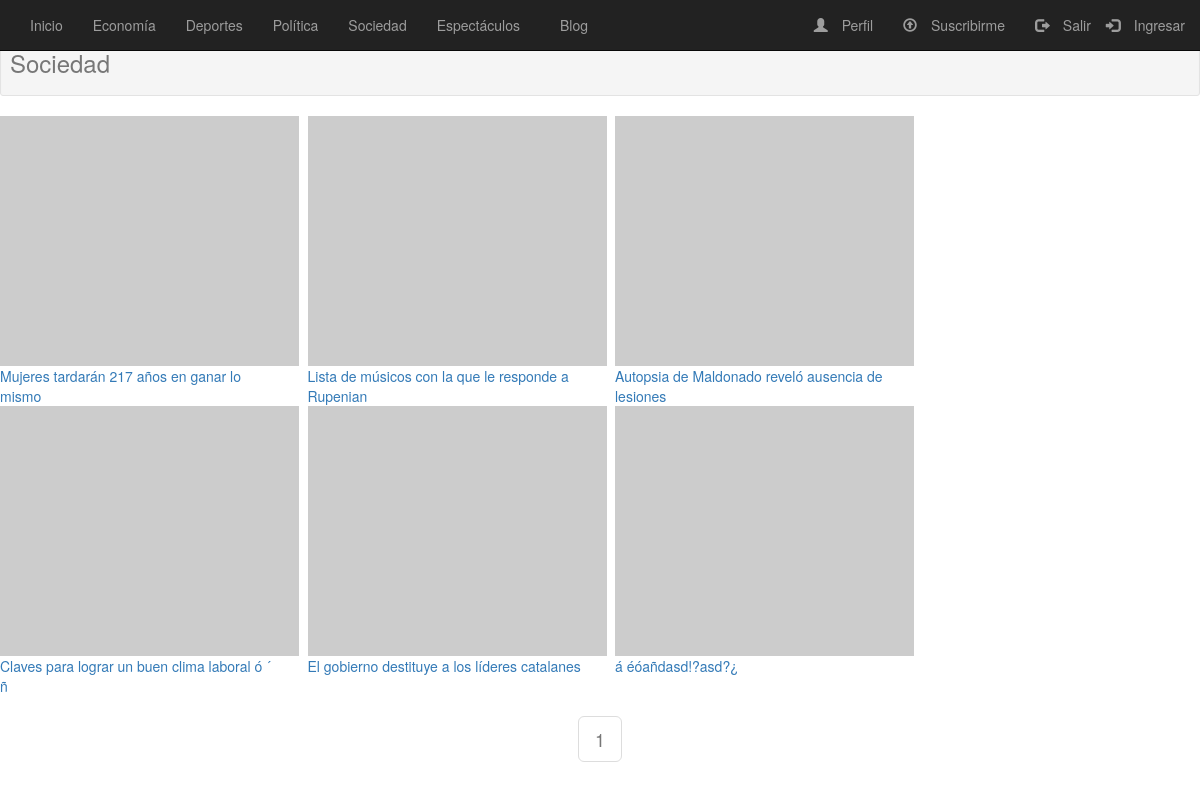
The page /frontend/presentacion/seccion.php?id=4 on the database its author committed.
### tables this page shows
CREATE TABLE `seccion` (
  `id_s` int(11) NOT NULL,
  `nombre` varchar(50) DEFAULT NULL,
  `contador` int(11) DEFAULT NULL,
  `id_ed` int(11) DEFAULT NULL
);

CREATE TABLE `articulo` (
  `id_a` int(11) NOT NULL,
  `titulo` varchar(50) DEFAULT NULL,
  `fecha_a` date DEFAULT NULL,
  `contenido` varchar(7000) DEFAULT NULL,
  `autor` varchar(50) DEFAULT NULL,
  `likes` int(11) DEFAULT NULL,
  `contador_a` int(11) DEFAULT NULL,
  `id_s` int(11) DEFAULT NULL,
  `art_d` tinyint(1) DEFAULT NULL
);

### frontend/clases/model.php (called while the page is built, shortened)
<?php
    abstract class Model{
        public function __construct(){
            $this->_db = new mysqli(DB_HOST, DB_USER, DB_PASS, DB_NAME);
        }
    }

### frontend/clases/seccion.class.php (called while the page is built, shortened)
<?php
require_once('model.php');
class seccion extends Model{
    private $id;
function __construct($id='',$nombre='',$visitas='',$id_edicion='')
{
    $this->id=$id;
}
public function setId($id){
    $this->id=$id;
}
public function getId(){
    return $this->id;
}
public function listarSecciones(){
    $sql="SELECT `id_s`, `nombre` FROM `seccion`";
    $result = $this->_db->prepare($sql);
    $result->execute();
    $resultado = $result->get_result();
    $secciones = array();
    while ($row = $resultado->fetch_assoc()) {
      $secciones[] = $row;
    }
    return ($secciones);
}
public function nombreSeccion(){
    $id_s = $this->getId();
    $sql="SELECT `nombre`FROM `seccion` WHERE `id_s` =?";
    $result = $this->_db->prepare($sql);
    $result -> bind_param('i',$id_s);
    $result->execute();
    $resultado = $result->get_result();
    $row = $resultado->fetch_assoc();
    return ($row);
}
}

### frontend/clases/articulo.class.php (called while the page is built, shortened)
<?php
require_once('model.php');
class articulo extends Model{
    private $seccion;
function __construct($id='',$titulo='',$noticia='',$seccion='',$fecha='',$autor='',$destacado='',$comentario='',$visita='')
{
    $this->seccion=$seccion;
}
public function setSeccion($seccion){
    $this->seccion=$seccion;
}
public function getSeccion(){
    return $this->seccion;
}
public function listarArtXsec($offset,$artXPag){
    $id_s = $this -> getSeccion();
    $sql="SELECT `id_a`, `titulo`, `fecha_a`, `contenido`, `autor`, `id_s` FROM articulo WHERE `id_s` = ? ORDER BY fecha_a DESC LIMIT ?, ?";
    $result = $this->_db->prepare($sql);
    $result -> bind_param('iii',$id_s,$offset,$artXPag);
    $result -> execute();
    $resultado = $result->get_result();
    $articulos = array();
    while ($row = $resultado->fetch_assoc()){
        $articulos[] = $row;
    }
    return ($articulos);
}
public function cantArtXListar(){
    $id_s = $this-> getSeccion();
    $sql="SELECT COUNT(id_a) as cant FROM articulo WHERE id_s = ?";
    $result = $this->_db->prepare($sql);
    $result ->bind_param('i',$id_s);
    $result ->execute();
    $resultado = $result->get_result();
    $cant = $resultado->fetch_assoc();
    return($cant);
}
}

### frontend/presentacion/seccion.php (the view, shortened to what this page needs)
<!DOCTYPE html>
<html>
<head>
<link rel="stylesheet" href="https://maxcdn.bootstrapcdn.com/bootstrap/3.3.7/css/bootstrap.min.css">
<link rel="stylesheet" href="<?= $CSS;?>/estilos.css">
</head>
<?php
include('headerNoti.php');
require_once($CLASES_DIR . 'seccion.class.php');
$sec = New seccion();
$sec->setId($id_s);
$seccion = $sec->nombreSeccion();
require_once($CLASES_DIR . 'articulo.class.php');
$articulo = New articulo();
$articulo->setSeccion($_GET['id']);
$cantArt = $articulo->cantArtXListar();
$cantArt = $cantArt['cant'];
$artXpag = 10;
$paginasTotales = ceil($cantArt / $artXpag);
if (isset($_GET['pag']) && is_numeric($_GET['pag'])) {
    $pagActual = (int) $_GET['pag'];
 } else {
    $pagActual = 1;
 }
$offset = ($pagActual - 1) * $artXpag;
?>
<div class="well well-sm text-muted tituloSeccion"><h3><?php echo $seccion['nombre'];?></h3></div>
<div class="row">
<?php
$articulos = $articulo->listarArtXsec($offset, $artXpag);
$i=1;
foreach ($articulos as $art){
    while($i <= 3){
    ?>
    <div class="articulo">
        <div class="col-md-3 art">
            <a href="<?= $PRESENTACION;?>/noticia.php?art=<?=$art['id_a']?>">
                <div class="img"><img alt="" src="http://placehold.it/299x250/dddddd/333333"></div>
            </a>
            <div class="descArt">
                <a class="titulo" href="<?= $PRESENTACION;?>/noticia.php?art=<?=$art['id_a']?>"><?= $art['titulo']?></a>
            </div>
        </div>
    </div>
<?php
    if($i == 3){
        ?>
        </div><div class="row">
        <?php
        $i= 1;
        break;
    }else{
    $i = $i + 1;
    break;
    }
}
}
?>
</div>
<div class="text-center">
<ul class="pagination pagination-lg">
<?php
$range = 3;
for ($x = ($pagActual - $range); $x < (($pagActual + $range) + 1); $x++) {
   if (($x > 0) && ($x <= $paginasTotales)) {
      if ($x == $pagActual) {
         echo "<li class='disabled' href='#'><a>$x</a></li>";
      } else {
         echo "<li><a href='$PRESENTACION/seccion.php?id=$id_s&pag=$x'>$x</a></li>";
      }
   }
}
?>
</ul>
</div>

### frontend/presentacion/headerNoti.php (shortened to what this page needs)
<!DOCTYPE html>
<html>
<head>
<link rel="stylesheet" href="https://maxcdn.bootstrapcdn.com/bootstrap/3.3.7/css/bootstrap.min.css">
<link rel="stylesheet" href="<?= $CSS;?>/estilos.css">
</head>
<?php
require_once($CLASES_DIR . 'seccion.class.php');
$seccion = New seccion();
$secciones = $seccion->listarSecciones();
?>
<body>
  <nav class="navbar navbar-inverse navbar-fixed-top">
    <div class="container-fluid">
      	<ul class="nav navbar-nav">
          <li><a href="<?= $PRESENTACION;?>/index.php"> Inicio</a></li>
      <?php foreach($secciones as $sec): ?>
				<li><a href="<?= $PRESENTACION;?>/seccion.php?id=<?php echo $sec['id_s']?>"><?php echo $sec['nombre'];?></a></li>
      <?php endforeach; ?>
      </ul>
      <ul class="nav navbar-nav">
        <li><a href=""><span class="glyphicon glyphicon-blog"></span>Blog</a></li>
      </ul>
        <div id="notlogged">
            <ul class="nav navbar-nav navbar-right">
                <li><a href="#" data-toggle="modal" data-target="#modalLogin"><span class="glyphicon glyphicon-log-in"></span> Ingresar</a></li>
            </ul>
        </div>
      <div id="logged" class="oculto">
        <ul class="nav navbar-nav navbar-right">
            <li><a id="perfil" name="perfil" href="<?= $PRESENTACION;?>/perfil.php"><span class="glyphicon glyphicon-user"></span></span> Perfil</a></li>
            <li><a id="suscripto" href="#" data-toggle="modal" data-target="#modalSuscripcion"><span class="glyphicon glyphicon-upload"></span> Suscribirme</a></li>
            <li><a id="btnLogout" href="<?= $PRESENTACION;?>/logout.php" onclick="logoutFb()"><span class="glyphicon glyphicon-log-out"></span> Salir</a></li>
          </ul>
      </div>
    </div>
  </nav>
</body>

### backend/estilos/estilos.css (style rules this page uses)
body { margin-top:50px; }
.glyphicon { margin-right:10px; }
body { margin-top:20px; }

### rows shown on the page
seccion: nombre "Economía"
seccion: nombre "Deportes"
seccion: nombre "Política"
seccion: nombre "Sociedad"
seccion: nombre "Espectáculos"
articulo: titulo "Mujeres tardarán 217 años en ganar lo mismo"
articulo: titulo "Lista de músicos con la que le responde a Rupenian"
articulo: titulo "Autopsia de Maldonado reveló ausencia de lesiones"
articulo: titulo "Claves para lograr un buen clima laboral ó ´ ñ"
articulo: titulo "El gobierno destituye a los líderes catalanes"
articulo: titulo "á éóañdasd!?asd?¿"
